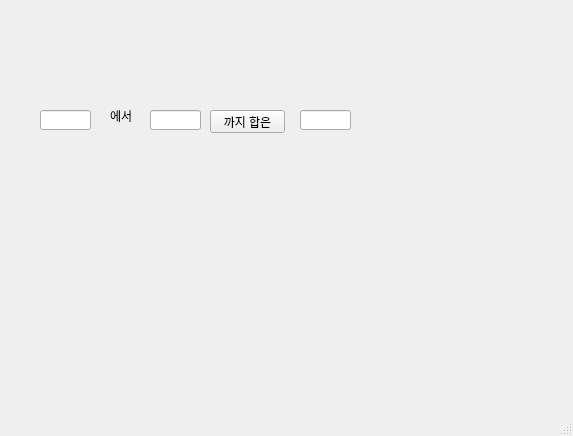
<?xml version="1.0" encoding="UTF-8"?>
<ui version="4.0">
 <class>MainWindow</class>
 <widget class="QMainWindow" name="MainWindow">
  <property name="geometry">
   <rect>
    <x>0</x>
    <y>0</y>
    <width>573</width>
    <height>436</height>
   </rect>
  </property>
  <property name="windowTitle">
   <string>MainWindow</string>
  </property>
  <widget class="QWidget" name="centralwidget">
   <widget class="QLineEdit" name="le1">
    <property name="geometry">
     <rect>
      <x>40</x>
      <y>110</y>
      <width>51</width>
      <height>20</height>
     </rect>
    </property>
   </widget>
   <widget class="QLabel" name="lbl">
    <property name="geometry">
     <rect>
      <x>110</x>
      <y>110</y>
      <width>56</width>
      <height>12</height>
     </rect>
    </property>
    <property name="text">
     <string>에서</string>
    </property>
   </widget>
   <widget class="QLineEdit" name="le2">
    <property name="geometry">
     <rect>
      <x>150</x>
      <y>110</y>
      <width>51</width>
      <height>20</height>
     </rect>
    </property>
   </widget>
   <widget class="QLineEdit" name="le3">
    <property name="geometry">
     <rect>
      <x>300</x>
      <y>110</y>
      <width>51</width>
      <height>20</height>
     </rect>
    </property>
   </widget>
   <widget class="QPushButton" name="pb">
    <property name="geometry">
     <rect>
      <x>210</x>
      <y>110</y>
      <width>75</width>
      <height>23</height>
     </rect>
    </property>
    <property name="text">
     <string>까지 합은</string>
    </property>
   </widget>
  </widget>
  <widget class="QMenuBar" name="menubar">
   <property name="geometry">
    <rect>
     <x>0</x>
     <y>0</y>
     <width>573</width>
     <height>21</height>
    </rect>
   </property>
  </widget>
  <widget class="QStatusBar" name="statusbar"/>
 </widget>
 <resources/>
 <connections/>
</ui>
